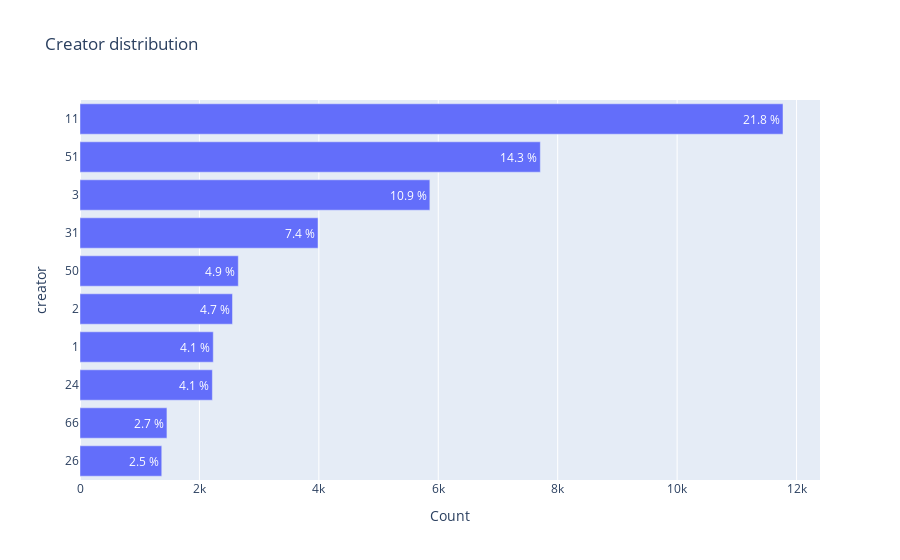

The cell this chart's notebook holds for it:
### Markdown cell above
### creator

### Code cell
tk.histogram(actor_text_property, 'creator', 'Creator distribution', 10)

### Figure 1 — Plotly figure (JSON) as saved in the notebook; plotly's stock layout.template omitted (floating-point values rounded to 4 significant figures)
{"data": [{"alignmentgroup": "True", "hovertemplate": "Count=%{x}<br>creator=%{y}<br>Percent=%{text}<extra></extra>", "legendgroup": "", "marker": {"color": "#636efa", "pattern": {"shape": ""}}, "name": "", "offsetgroup": "", "orientation": "h", "showlegend": false, "text": ["2.5 %", "2.7 %", "4.1 %", "4.1 %", "4.7 %", "4.9 %", "7.4 %", "10.9 %", "14.3 %", "21.8 %"], "textposition": "auto", "type": "bar", "x": [1369, 1456, 2217, 2232, 2554, 2651, 3986, 5859, 7709, 11773], "xaxis": "x", "y": ["26", "66", "24", "1", "2", "50", "31", "3", "51", "11"], "yaxis": "y"}], "layout": {"barmode": "relative", "legend": {"tracegroupgap": 0}, "title": {"text": "Creator distribution"}, "xaxis": {"anchor": "y", "domain": [0, 1], "title": {"text": "Count"}}, "yaxis": {"anchor": "x", "domain": [0, 1], "title": {"text": "creator"}}}}
